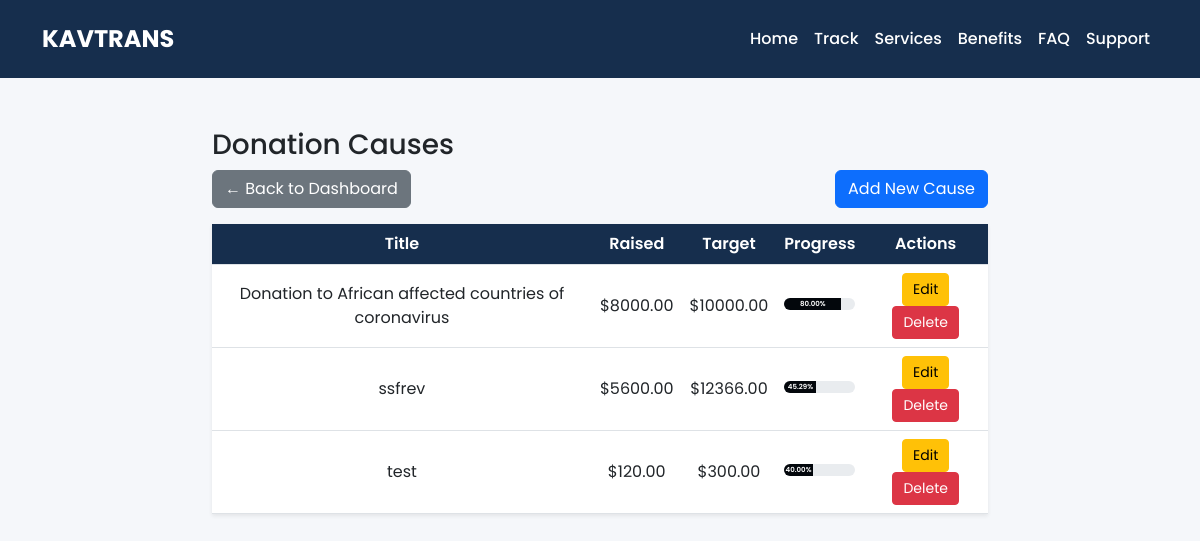
/donation-cause/ (signed in), run on the app's committed database.
### core/models.py (models this page shows, shortened)
class DonationCause(models.Model):
    title = models.CharField(max_length=200)
    description = models.TextField()
    image = CloudinaryField('image', blank=True, null=True)  # <- use CloudinaryField
    target_amount = models.DecimalField(max_digits=10, decimal_places=2)
    amount_raised = models.DecimalField(max_digits=10, decimal_places=2, default=0)
    is_active = models.BooleanField(default=True)
    created_at = models.DateTimeField(auto_now_add=True)
    def progress_percentage(self):
        if self.target_amount > 0:
            return round((self.amount_raised / self.target_amount) * 100, 2)
        return 0

### core/views.py (the view)
# urls.py: path("donation-cause/", views.donation_causes, name="donation_causes"),
@login_required(login_url="admin_login")
def donation_causes(request):
    causes = DonationCause.objects.all()
    return render(request, "dashboard/donation_causes.html", {"causes": causes})

### templates/dashboard/donation_causes.html (shortened to what this page needs)
{% extends "dashboard/dashboard_base.html" %}
{% block content %}
<div class="container" style="max-width:800px; margin:50px auto;">
    <h3>Donation Causes</h3>
    <div class="d-flex justify-content-between align-items-center mb-3">
        <a href="{% url 'donation_dashboard' %}" class="btn btn-secondary">
            ← Back to Dashboard
        </a>
        <a href="{% url 'add_donation_cause' %}" class="btn btn-primary">
            Add New Cause
        </a>
    </div>
    <table class="table table-hover shadow-sm">
        <thead>
            <tr>
                <th>Title</th>
                <th>Raised</th>
                <th>Target</th>
                <th>Progress</th>
                <th>Actions</th>
            </tr>
        </thead>
        <tbody>
            {% for cause in causes %}
            <tr>
                <td>{{ cause.title }}</td>
                <td>${{ cause.amount_raised }}</td>
                <td>${{ cause.target_amount }}</td>
                <td>
                    <div class="progress mb-1">
                        <div class="progress-bar" style="width: {{ cause.progress_percentage }}%;">
                            {{ cause.progress_percentage }}%
                        </div>
                    </div>
                </td>
                <td>
                    <a href="{% url 'edit_donation_cause' cause.id %}" class="btn btn-sm btn-warning">
                        Edit
                    </a>
                    <form action="{% url 'delete_donation_cause' cause.id %}"
                          method="POST"
                          style="display:inline-block;"
                          onsubmit="return confirm('Are you sure you want to delete this cause?');">
                        <button type="submit" class="btn btn-sm btn-danger">
                            Delete
                        </button>
                    </form>
                </td>
            </tr>
            {% empty %}
            <tr><td colspan="5">No donation causes yet.</td></tr>
            {% endfor %}
        </tbody>
    </table>
</div>
{% endblock %}

### templates/dashboard/dashboard_base.html (style rules this page uses)
:root { --primary:#162e4d; --secondary:#000; --white:#fff; --light:#f5f7fa; }
body { font-family:'Poppins', sans-serif; background:var(--light); margin:0; }

### templates/dashboard/donation_causes.html (style rules this page uses)
.table th { background-color: #162e4d; color: white; font-weight: 600; }
.table td, .table th { vertical-align: middle; text-align: center; }
.table .btn-sm { padding: 5px 10px; }
.progress { height: 12px; border-radius: 8px; overflow: hidden; }
.progress-bar { background-color: #03070c; font-size: 7px; line-height: 12px; color: white; font-weight: 600; }

### data on the page
DonationCause: title "Donation to African affected countries of coronavirus", amount_raised "8000.00", target_amount "10000.00", progress_percentage "80.00"
DonationCause: title "ssfrev", amount_raised "5600.00", target_amount "12366.00", progress_percentage "45.29"
DonationCause: title "test", amount_raised "120.00", target_amount "300.00", progress_percentage "40.00"
